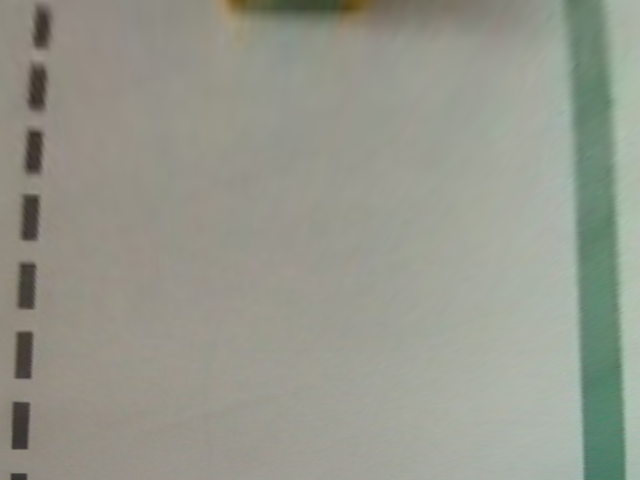
#> input picture output_images/warped1_1.png, 640 x 480 px
$ python angle_filtering.py   (older library calls are emulated)
#> lines starting #> are read from the running program, lines starting #| are printed output that depends on the picture
#> further down, warped is the input picture: shape (480, 640, 3); mean B, G, R 140.2, 151.5, 149.6
from __future__ import print_function
import numpy as np
import cv2
import glob
# import matplotlib.pyplot as plt
import math
import pickle


# [13 lines left out: function undistort_image, not called in this run]

def draw_lines(img, lines, color=[255, 0, 0], thickness=3):
    # If there are no lines to draw, exit.
    if lines is None:
        return
    # Make a copy of the original image.
    img = np.copy(img)
    # Create a blank image that matches the original in size.
    line_img = np.zeros(
        (
            img.shape[0],
            img.shape[1],
            3
        ),
        dtype=np.uint8,
    )
    # Loop over all lines and draw them on the blank image.
    for line in lines:
        for x1, y1, x2, y2 in line:
            cv2.line(line_img, (x1, y1), (x2, y2), color, thickness)
    # Merge the image with the lines onto the original.
    img = cv2.addWeighted(img, 0.8, line_img, 1.0, 0.0)
    # Return the modified image.
    return img


# [56 lines left out: functions compute_hls_black_green_binary, abs_sobel, increase_brightness, not called in this run]

def nothing(x):
	pass

# [59 lines left out: functions select_roi, cut_img, not called in this run]

def fix_illumination(img, clip_val = 2, grid_size = (8, 8)):
#> called with clip_val = 2, grid_size = (8, 8)
    lab_img = cv2.cvtColor(img, cv2.COLOR_BGR2LAB)
#> lab_img: shape (480, 640, 3); mean of channels 0, 1, 2 158.6, 125.2, 133.7
    l_channel, a_channel, b_channel = cv2.split(lab_img)
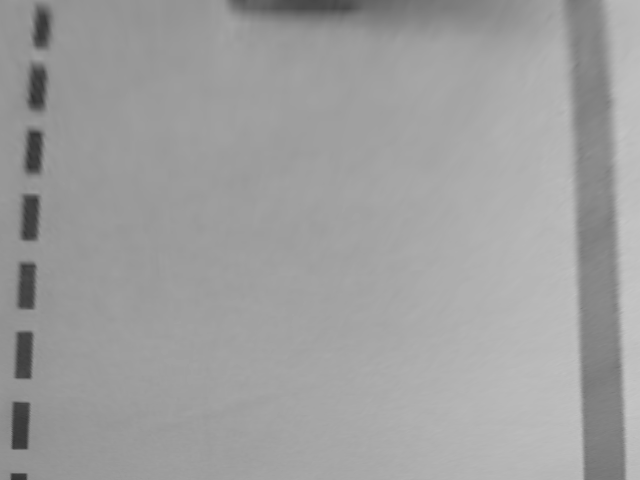
#> l_channel: shape (480, 640); min 51, max 199, mean 158.6
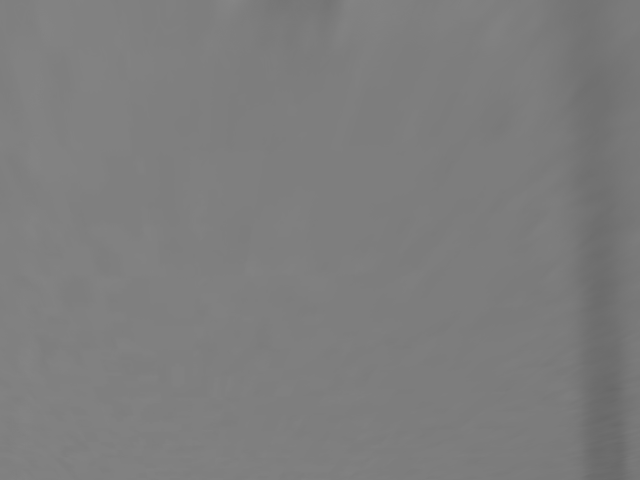
#> a_channel: shape (480, 640); min 104, max 133, mean 125.2
    # CLAHE (Contrast Limited Adaptive Histogram Equalization)
    clahe = cv2.createCLAHE(clipLimit=clip_val, tileGridSize=grid_size)
    cl = clahe.apply(l_channel)
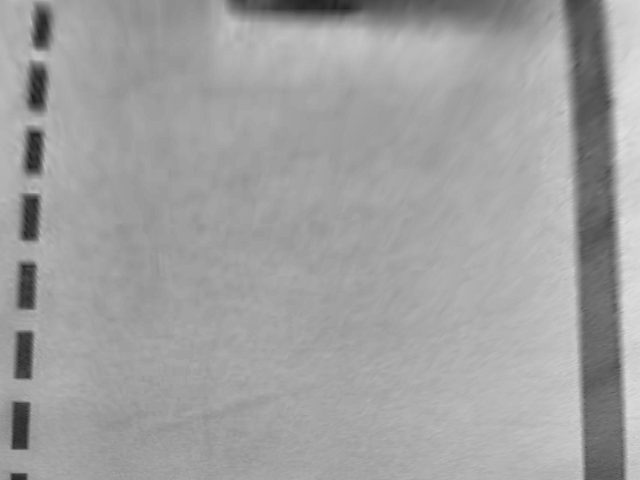
#> cl: shape (480, 640); min 34, max 222, mean 160.2
    merge_channels = cv2.merge((cl, a_channel, b_channel))
#> merge_channels: shape (480, 640, 3); mean of channels 0, 1, 2 160.2, 125.2, 133.7
    res_img = cv2.cvtColor(merge_channels, cv2.COLOR_LAB2BGR)
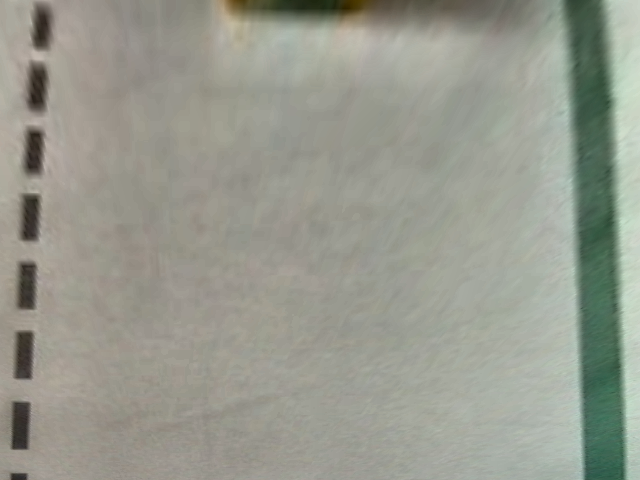
#> res_img: shape (480, 640, 3); mean B, G, R 142.3, 153.5, 151.5
    return res_img

def k_get(lines):
    k_tg = []
    k_rad = []
    k_deg = []
    for line in range(0, len(lines)):
        new_line = lines[line][0]
        dx = new_line[2] - new_line[0]
        dy = new_line[3] - new_line[1]
        if dx == 0:
            if dy > 0:
                k_temp = 90  # 90 !!!! LIE, k = tg(), not angle in rad!!!!!!
                k_tg.append(k_temp)
                k_rad.append(1.5708)
                k_deg.append(90)
            if dy < 0:
                k_temp = -90
                k_tg.append(k_temp)
                k_rad.append(-1.5708)
                k_deg.append(-90)
        else:
            k_temp = round(dy / float(dx), 4)
            k_tg.append(round(k_temp, 4))
            k_rad.append(round(math.atan2(dy, dx), 4))
            k_deg.append(round(math.degrees(math.atan2(dy, dx)), 4))

    return k_tg, k_rad, k_deg

''' working
with open('cal_param_opts.txt', 'rb') as fp:
    opts = pickle.load(fp)

with open('cal_param_ipts.txt', 'rb') as fp:
    ipts = pickle.load(fp)

image = cv2.imread('pics_one_lane_x/frame1_1.png')
undist_img = undistort_image(image, opts, ipts)

pnt1, pnt2, pnt3, pnt4, cut_image = select_roi(undist_img)
src_pts = np.array([pnt1, pnt2, pnt3, pnt4], dtype = np.float32)
dst_pts = np.array([[0, 0], [undist_img.shape[1], 0], [undist_img.shape[1], undist_img.shape[0]], [0, undist_img.shape[0]]], dtype = np.float32)
m = cv2.getPerspectiveTransform(src_pts, dst_pts)
warped = cv2.warpPerspective(undist_img, m, (undist_img.shape[1], undist_img.shape[0]))   # (maxWidth, maxHeight))
cv2.imshow('warepd', warped)
'''

warped = cv2.imread('output_images/warped1_1.png')
res_img = fix_illumination(warped)
canny_img = cv2.Canny(res_img, 10, 100)
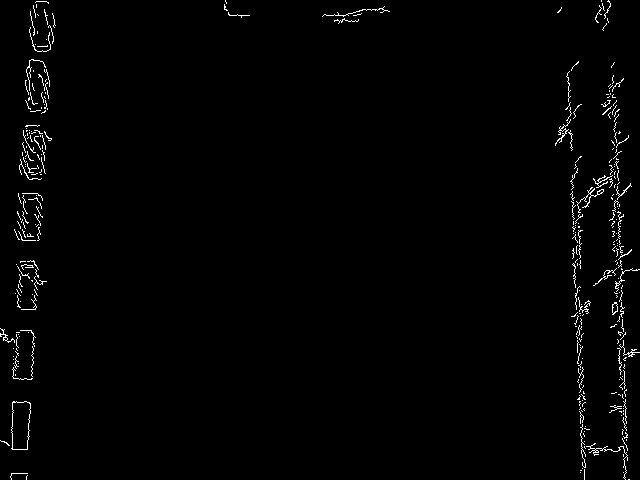
#> canny_img: shape (480, 640); 1.3% white in thin lines or dots

lines = cv2.HoughLinesP(
    canny_img,
    rho=6,
    theta=np.pi/10,
    threshold=90,
    lines=np.array([]),
    minLineLength=25,
    maxLineGap=25
)
#> lines = 55 rows, first 6: [626, 472, 626, 389], [34, 309, 34, 90], [610, 118, 610, 84], [624, 478, 624, 334], [579, 411, 579, 202], [610, 186, 610, 160]

line_image = draw_lines(
    res_img,
    lines,
    thickness=5
)
#> the loop in draw_lines, `for line in lines:` made 55 passes
#> line on passes 1 to 12: [[626, 472, 626, 389]], [[34, 309, 34, 90]], [[610, 118, 610, 84]], [[624, 478, 624, 334]], [[579, 411, 579, 202]], [[610, 186, 610, 160]], [[618, 289, 618, 83]], [[24, 275, 24, 136]], [[613, 272, 613, 63]], [[580, 435, 580, 200]], [[31, 199, 31, 96]], [[23, 275, 23, 130]]
#> after the loop in draw_lines, `for line in lines:`:
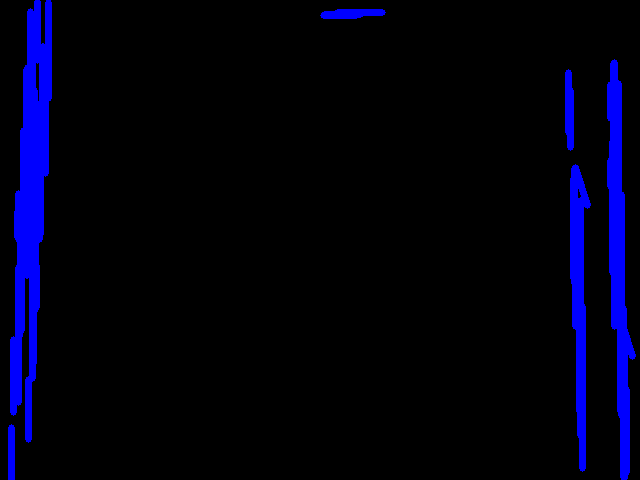
#> line_img: shape (480, 640, 3); mean of channels 0, 1, 2 17.1, 0, 0; drawn as B, G, R
#> in draw_lines, `img = cv2.addWeighted(img, 0.8, line_img, 1.0, 0.0)`:
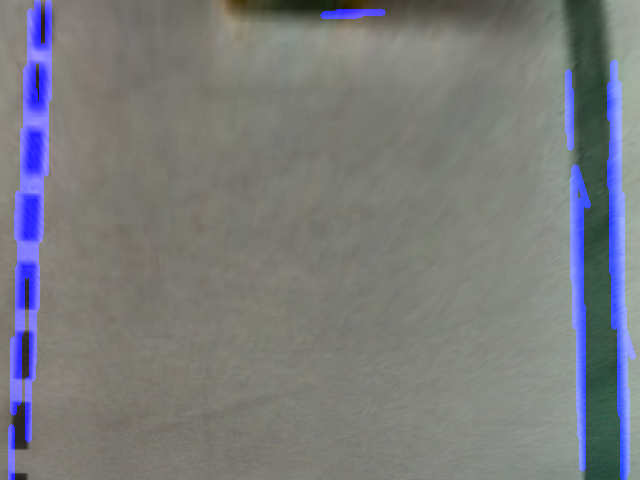
#> img: shape (480, 640, 3); mean of channels 0, 1, 2 124.6, 122.8, 121.2; drawn as B, G, R

k_tg, k_rad, k_deg = k_get(lines)
#> the loop in k_get, `for line in range(0, len(lines)):` made 55 passes
#> (new_line, dx, dy, k_temp) on passes 1 to 12: ([626, 472, 626, 389], 0, -83, -90), ([34, 309, 34, 90], 0, -219, -90), ([610, 118, 610, 84], 0, -34, -90), ([624, 478, 624, 334], 0, -144, -90), ([579, 411, 579, 202], 0, -209, -90), ([610, 186, 610, 160], 0, -26, -90), ([618, 289, 618, 83], 0, -206, -90), ([24, 275, 24, 136], 0, -139, -90), ([613, 272, 613, 63], 0, -209, -90), ([580, 435, 580, 200], 0, -235, -90), ([31, 199, 31, 96], 0, -103, -90), ([23, 275, 23, 130], 0, -145, -90)
#> after the loop in k_get, `for line in range(0, len(lines)):`: k_deg = 55 values, max 72.65 at index 52, min -90 at index 0, mean -79.18; k_rad = 55 values, max 1.27 at index 52, min -1.57 at index 0, mean -1.38; k_tg = 55 values, max 3.2 at index 52, min -90 at index 0, mean -81.7
print('k_tg', k_tg)
#> (printed output is left out)
print('k_deg', k_deg)
#> (printed output is left out)
#
good_lines = []
good_k_tg = []
for koef in range(0, len(k_deg)):
    if (k_deg[koef] >= 45 and k_deg[koef] <= 135) or (k_deg[koef] <= -45 and k_deg[koef] >= -135):
        good_lines.append(lines[koef][0])
        good_k_tg.append(k_tg[koef])
#> this loop made 55 passes
#> after the loop, good_k_tg = 52 values, max 3.2 at index 49, min -90 at index 0, mean -86.42; good_lines = 52 items, first 6: [626, 472, 626, 389], [34, 309, 34, 90], [610, 118, 610, 84], [624, 478, 624, 334], [579, 411, 579, 202], [610, 186, 610, 160]

line_image = draw_lines(
    res_img,
    lines,
    thickness=5
)
#> the loop in draw_lines (call 2), `for line in lines:` made 55 passes

print('good k', good_k_tg)
#> (printed output is left out)

# cv2.imshow('canny', canny_img)
cv2.imshow('lined', line_image)

'''
useful_lines = good_lines
k_lines = []
for line in range(0, len(lines)):
    new_line = lines[line][0]
    # dx = abs(new_line[2] - new_line[0])
    # dy = abs(new_line[3] - new_line[1])
    dx = new_line[2] - new_line[0]
    dy = new_line[3] - new_line[1]
    if dx == 0:
        k = 1.5708 # 90 !!!! LIE, k = tg(), not angle in rad!!!!!!
        k_deg = 90
    else:
        k = round(dy / float(dx), 4)
        k_deg = math.degrees(math.atan2(dy, dx))

    k_lines.append(k)
    if k == 1.5708:
    # if k >= 1.4835 and k <= 1.6581: # 85 < k < 95
        useful_lines.append(new_line)
useful_lines = np.array([useful_lines])
# print('useful count', len(useful_lines))
'''

repeated_k_lines = []


unrepeated_k_tg = np.unique(good_k_tg)
#> unrepeated_k_tg = [-90, 3.17, 3.2]
print('unrep k_tg', unrepeated_k_tg)
#| unrep k_tg [-90.       3.1667   3.2   ]
paral_k = []
for u in range(0, len(unrepeated_k_tg)):
    counter_rep = 0
    for l in range(0, len(good_k_tg)):
        if good_k_tg[l] == unrepeated_k_tg[u]:

            counter_rep += 1
            if counter_rep == 2:
                paral_k.append(temp)
                paral_k.append(good_k_tg[l])
            if counter_rep > 2:
                paral_k.append(good_k_tg[l])
            temp = good_k_tg[l]
#> this loop made 3 passes
#> after the loop, paral_k = 50 values from -90 to -90

unique_paral_k = np.unique(paral_k)
#> unique_paral_k = [-90]

paral_lines = []
for sk in paral_k:
#> (the run stopped early here; a loop or call above may not have finished)
